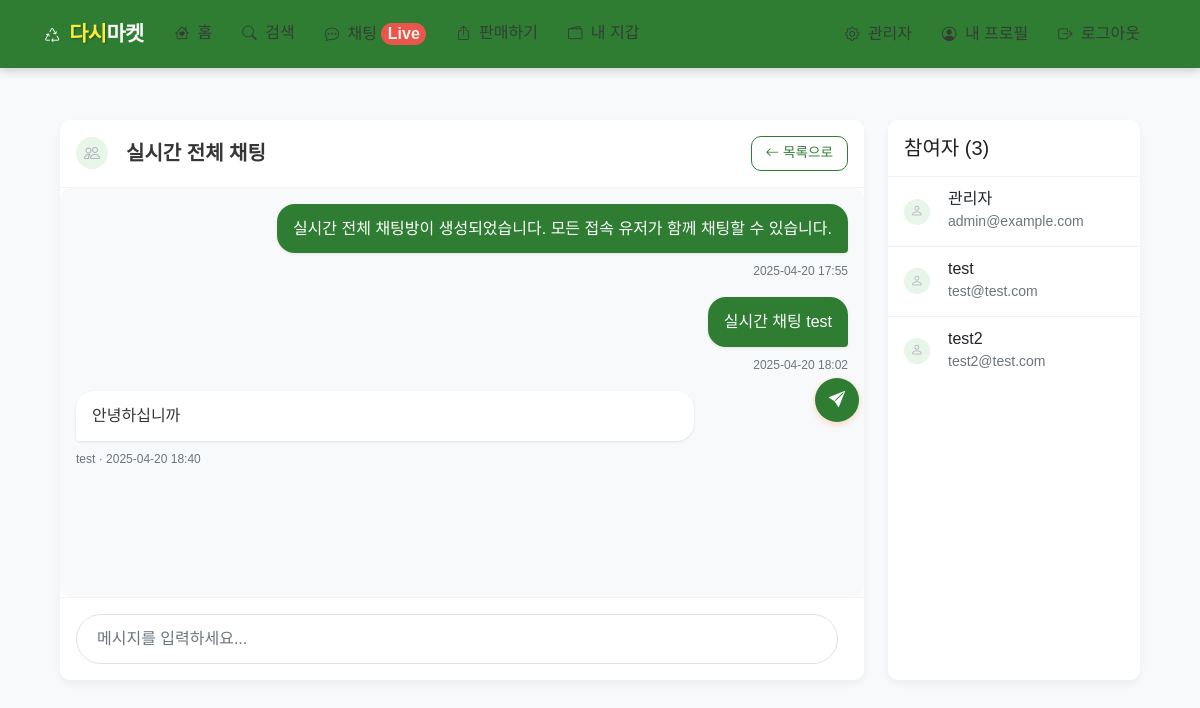
Page /chat/room/6 (signed in) on the committed database.
### app/models.py (models this page shows, shortened)
class ChatRoom(db.Model):
    __tablename__ = 'chat_rooms'
    id = db.Column(db.Integer, primary_key=True)
    name = db.Column(db.String(100), nullable=True)  # 전체 채팅방일 경우 이름 지정 가능
    type = db.Column(db.String(20), nullable=False)  # 'private' (1대1) 또는 'public' (전체)
    created_at = db.Column(db.DateTime, default=datetime.utcnow)
    messages = db.relationship('ChatMessage', backref='chat_room', lazy='dynamic', cascade='all, delete-orphan')
    participants = db.relationship('ChatParticipant', backref='chat_room', lazy='dynamic', cascade='all, delete-orphan')

class ChatMessage(db.Model):
    __tablename__ = 'chat_messages'
    id = db.Column(db.Integer, primary_key=True)
    chat_room_id = db.Column(db.Integer, db.ForeignKey('chat_rooms.id'), nullable=False)
    sender_id = db.Column(db.Integer, db.ForeignKey('users.id'), nullable=False)
    content = db.Column(db.Text, nullable=False)
    created_at = db.Column(db.DateTime, default=datetime.utcnow)
    sender = db.relationship('User', backref='chat_messages')

class User(UserMixin, db.Model):
    __tablename__ = 'users'
    id = db.Column(db.Integer, primary_key=True)
    email = db.Column(db.String(120), unique=True, nullable=False)
    password_hash = db.Column(db.String(256), nullable=False)
    username = db.Column(db.String(64), nullable=False)
    profile_image = db.Column(db.String(120), nullable=True)
    created_at = db.Column(db.DateTime, default=datetime.utcnow)
    is_admin = db.Column(db.Boolean, default=False)
    is_active = db.Column(db.Boolean, default=True)
    products = db.relationship('Product', backref='seller', lazy='dynamic')
    wallet = db.relationship('Wallet', backref='user', uselist=False)

### app/chat/routes.py (the view, shortened to what this page needs)
@bp.route('/room/<int:room_id>', methods=['GET'])
@login_required
def view_room(room_id):
    chat_room = ChatRoom.query.get_or_404(room_id)
    participation = ChatParticipant.query.filter_by(
        user_id=current_user.id,
        chat_room_id=room_id
    ).first()
    messages = ChatMessage.query.filter_by(chat_room_id=room_id).order_by(ChatMessage.created_at).all()
    participation.last_read_at = datetime.utcnow()
    db.session.commit()
    other_user = None
    participants = []
    if chat_room.type == 'public':
        participants = ChatParticipant.query.filter_by(chat_room_id=room_id).all()
        participant_users = [User.query.get(p.user_id) for p in participants]
        participants = participant_users
    return render_template(
        'chat/room.html',
        title=f'채팅방 - {chat_room.name or "1:1 채팅"}',
        chat_room=chat_room,
        messages=messages,
        other_user=other_user,
        participants=participants
    )

### app/models.py (called while the page is built)
@login_manager.user_loader
def load_user(id):
    return User.query.get(int(id))

### app/templates/chat/room.html (shortened to what this page needs)
{% extends 'base.html' %}
{% block content %}
<div class="container py-4">
    <div class="row g-4">
        <div class="col-md-9">
            <div class="card chat-card">
                <div class="card-header">
                    <div class="d-flex justify-content-between align-items-center">
                        <div class="d-flex align-items-center">
                            {% if chat_room.type == 'private' and other_user %}
                                {% if other_user.profile_image %}
                                    <img src="{{ url_for('static', filename='uploads/' + other_user.profile_image) }}" class="user-avatar" alt="{{ other_user.username }}">
                                {% else %}
                                    <div class="user-avatar">
                                        <i class="bi bi-person"></i>
                                    </div>
                                {% endif %}
                                <h5 class="mb-0 ms-2">{{ other_user.username }}</h5>
                            {% else %}
                                <div class="user-avatar">
                                    <i class="bi bi-people"></i>
                                </div>
                                <h5 class="mb-0 ms-2">{{ chat_room.name }}</h5>
                            {% endif %}
                        </div>
                        <div>
                            <a href="{{ url_for('chat.index') }}" class="btn btn-sm btn-outline-primary">
                                <i class="bi bi-arrow-left"></i> 목록으로
                            </a>
                        </div>
                    </div>
                </div>
                <div class="chat-messages" id="messageContainer">
                    {% if messages %}
                        {% for message in messages %}
                            <div class="message-item {% if message.sender_id == current_user.id %}text-end{% endif %}" data-message-id="{{ message.id }}">
                                <div class="message-content">
                                    {{ message.content }}
                                </div>
                                <div class="message-info">
                                    {% if message.sender_id != current_user.id %}
                                        {{ message.sender.username }} ·
                                    {% endif %}
                                    {{ message.created_at|format_datetime }}
                                </div>
                            </div>
                        {% endfor %}
                    {% else %}
                        <div class="text-empty">
                            <p>대화 내용이 없습니다. 첫 메시지를 보내보세요!</p>
                        </div>
                    {% endif %}
                </div>
                <div class="card-footer">
                    <form id="messageForm" action="{{ url_for('chat.send_message', room_id=chat_room.id) }}" method="post">
                        <div class="chat-input-group">
                            <input type="text" class="form-control" id="content" name="content" placeholder="메시지를 입력하세요..." autocomplete="off" required>
                            <button type="submit" class="btn btn-send">
                                <i class="bi bi-send-fill"></i>
                            </button>
                        </div>
                    </form>
                </div>
            </div>
        </div>
        <div class="col-md-3">
            <div class="card chat-room-info">
                <div class="card-header">
                    {% if chat_room.type == 'private' %}
                        <h5 class="mb-0">대화 상대</h5>
                    {% else %}
                        <h5 class="mb-0">참여자 ({{ participants|length }})</h5>
                    {% endif %}
                </div>
                <div class="card-body p-0">
                    {% if chat_room.type == 'private' and other_user %}
                        <div class="p-3">
                            <div class="d-flex align-items-center">
                                {% if other_user.profile_image %}
                                    <img src="{{ url_for('static', filename='uploads/' + other_user.profile_image) }}" class="user-avatar" alt="{{ other_user.username }}">
                                {% else %}
                                    <div class="user-avatar">
                                        <i class="bi bi-person"></i>
                                    </div>
                                {% endif %}
                                <div>
                                    <h6 class="mb-0">{{ other_user.username }}</h6>
                                    <small class="text-muted">{{ other_user.email }}</small>
                                </div>
                            </div>
                            {% if chat_room.type == 'private' %}
                            <div class="mt-3 border-top pt-3">
                                <h6 class="mb-2">채팅방 관리</h6>
                                <div class="d-grid gap-2">
                                    <button type="button" class="btn btn-outline-secondary btn-sm" data-bs-toggle="modal" data-bs-target="#leaveChatModal">
                                        <i class="bi bi-box-arrow-left me-1"></i> 채팅방 나가기
                                    </button>
                                    <button type="button" class="btn btn-outline-danger btn-sm" data-bs-toggle="modal" data-bs-target="#closeChatModal">
                                        <i class="bi bi-trash me-1"></i> 채팅방 삭제
                                    </button>
                                </div>
                            </div>
                            {% endif %}
                        </div>
                    {% else %}
                        <div class="list-group list-group-flush">
                            {% for user in participants %}
                                <div class="list-group-item">
                                    <div class="d-flex align-items-center">
                                        {% if user.profile_image %}
                                            <img src="{{ url_for('static', filename='uploads/' + user.profile_image) }}" class="user-avatar small" alt="{{ user.username }}">
                                        {% else %}
                                            <div class="user-avatar small">
                                                <i class="bi bi-person"></i>
                                            </div>
                                        {% endif %}
                                        <div class="ms-2">
                                            <h6 class="mb-0">{{ user.username }}</h6>
                                            <small class="text-muted">{{ user.email }}</small>
                                        </div>
                                    </div>
                                </div>
                            {% endfor %}
                        </div>
                    {% endif %}
                </div>
            </div>
        </div>
    </div>
</div>
{% endblock %}

### app/static/css/style.css (style rules this page uses)
:root { --primary-color: #FF7E36; --secondary-color: #56C4C5; --accent-color: #3A86FF; --light-color: #FFF8F0; --dark-color: #363636; --gray-color: #f8f9fa; --border-radius: 10px; --box-shadow: 0 4px 12px rgba(0, 0, 0, 0.08); }
body { font-family: 'Pretendard', 'Noto Sans KR', -apple-system, BlinkMacSystemFont, sans-serif; background-color: var(--light-color); color: var(--dark-color); line-height: 1.6; padding-bottom: 0; }
.btn { border-radius: var(--border-radius); font-weight: 500; padding: 10px 20px; transition: all 0.2s ease; }
.btn-outline-primary { color: var(--primary-color) !important; border-color: var(--primary-color) !important; }
.btn-sm { padding: 6px 14px; font-size: 0.85rem; }
.container { padding: 20px 15px; }
.card { border-radius: var(--border-radius); border: none; box-shadow: var(--box-shadow); transition: transform 0.3s ease, box-shadow 0.3s ease; overflow: hidden; height: 100%; background-color: white; }
.card-body { padding: 1.25rem; }
.card-footer { background-color: white; border-top: 1px solid rgba(0, 0, 0, 0.05); padding: 1rem 1.25rem; }
.chat-messages { background-color: #f8f9fa; border-radius: var(--border-radius); padding: 1rem; height: 450px !important; overflow-y: auto; }
.message-item { margin-bottom: 1rem; display: flex; flex-direction: column; }
.message-item.text-end { align-items: flex-end; }
.message-content { max-width: 80%; padding: 12px 16px !important; margin-bottom: 5px; word-break: break-word; border-radius: 18px !important; position: relative; box-shadow: 0 1px 2px rgba(0, 0, 0, 0.1); }
.message-item.text-end .message-content { background-color: var(--primary-color) !important; color: white; border-bottom-right-radius: 4px !important; }
.message-item:not(.text-end) .message-content { background-color: white !important; color: var(--dark-color); border-bottom-left-radius: 4px !important; }
.message-info { font-size: 0.75rem; color: #9e9e9e; margin-top: 3px; }
.chat-card { border: none; box-shadow: var(--box-shadow); border-radius: var(--border-radius); overflow: hidden; height: 600px; display: flex; flex-direction: column; }
.chat-card .card-header { background-color: white; border-bottom: 1px solid rgba(0, 0, 0, 0.05); padding: 1rem; }
.chat-card .card-header h5 { font-weight: 600; color: var(--dark-color); }
.chat-card .card-footer { background-color: white; border-top: 1px solid rgba(0, 0, 0, 0.05); padding: 1rem; }
.chat-input-group { display: flex; align-items: center; }
.chat-input-group .form-control { border-radius: 20px; padding: 12px 20px; margin-right: 10px; border: 1px solid #e0e0e0; transition: all 0.2s ease; }
.chat-input-group .btn-send { border-radius: 50%; width: 44px; height: 44px; padding: 0; display: flex; align-items: center; justify-content: center; background-color: var(--primary-color); border: none; box-shadow: 0 2px 6px rgba(255, 126, 54, 0.3); }
.chat-room-info { border: none; box-shadow: var(--box-shadow); border-radius: var(--border-radius); overflow: hidden; height: 100%; }
.chat-room-info .card-header { background-color: white; border-bottom: 1px solid rgba(0, 0, 0, 0.05); padding: 1rem; }
.chat-room-info .list-group-item { border: none; border-bottom: 1px solid rgba(0, 0, 0, 0.05); padding: 0.75rem 1rem; }
.chat-room-info .list-group-item:last-child { border-bottom: none; }
.user-avatar { width: 40px; height: 40px; border-radius: 50%; object-fit: cover; background-color: #e9ecef; display: flex; align-items: center; justify-content: center; margin-right: 10px; }
.user-avatar.small { width: 32px; height: 32px; font-size: 14px; }
.user-avatar i { color: #adb5bd; }
.form-control, .form-select { border-radius: var(--border-radius); padding: 12px; border: 1px solid #e0e0e0; transition: all 0.2s ease; }

### rows in the picture
ChatRoom: name "실시간 전체 채팅"
ChatMessage: content "실시간 전체 채팅방이 생성되었습니다. 모든 접속 유저가 함께 채팅할 수 있습니다.", created_at "2025-04-20 17:55"
ChatMessage: content "실시간 채팅 test", created_at "2025-04-20 18:02"
ChatMessage: content "안녕하십니까", sender.username "test", created_at "2025-04-20 18:40"
User: username "관리자", email "admin@example.com"
User: username "test", email "test@test.com"
User: username "test2", email "test2@test.com"

### other values in the picture
{{ participants|length }} "3"
